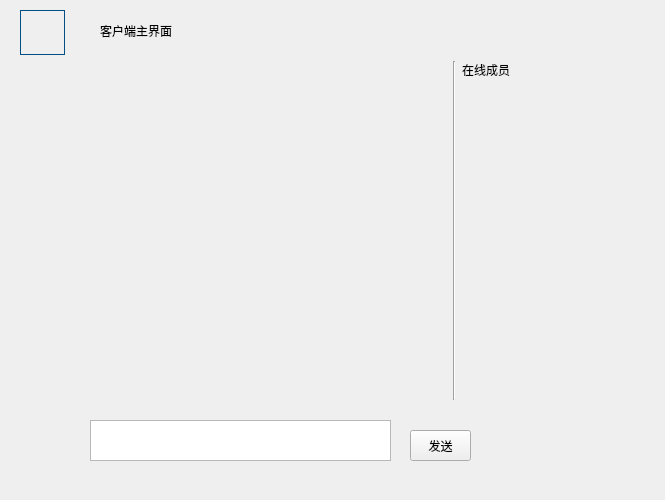
<?xml version="1.0" encoding="UTF-8"?>
<ui version="4.0">
 <class>mainWidget</class>
 <widget class="QWidget" name="mainWidget">
  <property name="geometry">
   <rect>
    <x>0</x>
    <y>0</y>
    <width>665</width>
    <height>500</height>
   </rect>
  </property>
  <property name="windowTitle">
   <string>mainWidget</string>
  </property>
  <widget class="QLabel" name="label">
   <property name="geometry">
    <rect>
     <x>100</x>
     <y>20</y>
     <width>81</width>
     <height>21</height>
    </rect>
   </property>
   <property name="text">
    <string>客户端主界面</string>
   </property>
  </widget>
  <widget class="QPushButton" name="pushButton">
   <property name="geometry">
    <rect>
     <x>20</x>
     <y>10</y>
     <width>45</width>
     <height>45</height>
    </rect>
   </property>
   <property name="cursor">
    <cursorShape>PointingHandCursor</cursorShape>
   </property>
   <property name="toolTip">
    <string>我的信息</string>
   </property>
   <property name="styleSheet">
    <string notr="true">QPushButton{
	border:1px solid #014F84
}</string>
   </property>
   <property name="text">
    <string/>
   </property>
   <property name="icon">
    <iconset resource="imges.qrc">
     <normaloff>:/img/touxiang.png</normaloff>:/img/touxiang.png</iconset>
   </property>
   <property name="iconSize">
    <size>
     <width>45</width>
     <height>45</height>
    </size>
   </property>
   <property name="autoDefault">
    <bool>false</bool>
   </property>
   <property name="flat">
    <bool>true</bool>
   </property>
  </widget>
  <widget class="QTextEdit" name="textEdit_tosend">
   <property name="geometry">
    <rect>
     <x>90</x>
     <y>420</y>
     <width>301</width>
     <height>41</height>
    </rect>
   </property>
  </widget>
  <widget class="QPushButton" name="btn_send">
   <property name="geometry">
    <rect>
     <x>410</x>
     <y>430</y>
     <width>61</width>
     <height>31</height>
    </rect>
   </property>
   <property name="text">
    <string>发送</string>
   </property>
  </widget>
  <widget class="QWidget" name="layoutWidget">
   <property name="geometry">
    <rect>
     <x>80</x>
     <y>50</y>
     <width>511</width>
     <height>361</height>
    </rect>
   </property>
   <layout class="QHBoxLayout" name="horizontalLayout" stretch="3,0,1">
    <item>
     <widget class="QTextEdit" name="textEdit_content">
      <property name="styleSheet">
       <string notr="true">QTextEdit
{

border-radius:0px;
background-color: rgba(255, 255, 255,0);
background-repeat:no-repeat;
border:none;
background-position:center center;

}</string>
      </property>
      <property name="readOnly">
       <bool>true</bool>
      </property>
     </widget>
    </item>
    <item>
     <widget class="Line" name="line">
      <property name="orientation">
       <enum>Qt::Vertical</enum>
      </property>
     </widget>
    </item>
    <item>
     <layout class="QVBoxLayout" name="verticalLayout">
      <item>
       <widget class="QLabel" name="label_2">
        <property name="text">
         <string>在线成员</string>
        </property>
       </widget>
      </item>
      <item>
       <widget class="QListWidget" name="listWidget">
        <property name="styleSheet">
         <string notr="true">QListWidget{
border-radius:0px;
background-color: rgba(255, 255, 255,0);
background-repeat:no-repeat;
border:none;
background-position:center center;

}</string>
        </property>
        <property name="frameShape">
         <enum>QFrame::StyledPanel</enum>
        </property>
       </widget>
      </item>
     </layout>
    </item>
   </layout>
  </widget>
  <widget class="QWidget" name="layoutWidget">
   <property name="geometry">
    <rect>
     <x>580</x>
     <y>10</y>
     <width>74</width>
     <height>18</height>
    </rect>
   </property>
   <layout class="QHBoxLayout" name="horizontalLayout_2">
    <item>
     <widget class="QPushButton" name="pushButton_skin">
      <property name="styleSheet">
       <string notr="true">QPushButton
{
border-radius:0px;
background-color: rgba(255, 255, 255,0);
background-repeat:no-repeat;
border:none;
background-position:center center;
}
QPushButton:hover{
	background-color: rgb(255, 255, 255,100);
}
QPushButton:pressed{
background-color: rgba(95, 95, 95,100);
border-color:rgba(255,255,255,30);
border-style:inset;
color:rgba(0,0,0,100);
}</string>
      </property>
      <property name="text">
       <string/>
      </property>
      <property name="icon">
       <iconset resource="imges.qrc">
        <normaloff>:/img/skin.png</normaloff>:/img/skin.png</iconset>
      </property>
      <property name="flat">
       <bool>true</bool>
      </property>
     </widget>
    </item>
    <item>
     <widget class="QPushButton" name="pushButton_2">
      <property name="styleSheet">
       <string notr="true">QPushButton
{
border-radius:0px;
background-image: url(:/new/prefix1/imgs//min.png);
background-color: rgba(255, 255, 255,0);
background-repeat:no-repeat;
border:none;
background-position:center center;
}
QPushButton:hover{
	background-color: rgb(255, 255, 255,100);
}
QPushButton:pressed{
background-color: rgba(95, 95, 95,100);
border-color:rgba(255,255,255,30);
border-style:inset;
color:rgba(0,0,0,100);
}</string>
      </property>
      <property name="text">
       <string/>
      </property>
      <property name="icon">
       <iconset resource="imges.qrc">
        <normaloff>:/img/min.png</normaloff>:/img/min.png</iconset>
      </property>
      <property name="flat">
       <bool>true</bool>
      </property>
     </widget>
    </item>
    <item>
     <widget class="QPushButton" name="btn_close">
      <property name="styleSheet">
       <string notr="true">QPushButton
{
border-radius:0px;
background-image: url(:/new/prefix1/imgs/quit.png);
background-repeat:no-repeat;
border:none;
background-position:center center;

}
QPushButton:hover{

background-color: rgba(230,0,0,0.5);
}
QPushButton:pressed{
background-color: rgba(95, 95, 95,100);
border-color:rgba(255,255,255,30);
border-style:inset;
color:rgba(0,0,0,100);

}
</string>
      </property>
      <property name="text">
       <string/>
      </property>
      <property name="icon">
       <iconset resource="imges.qrc">
        <normaloff>:/img/quit.png</normaloff>:/img/quit.png</iconset>
      </property>
      <property name="flat">
       <bool>true</bool>
      </property>
     </widget>
    </item>
   </layout>
  </widget>
 </widget>
 <layoutdefault spacing="6" margin="11"/>
 <resources>
  <include location="imges.qrc"/>
 </resources>
 <connections/>
</ui>
